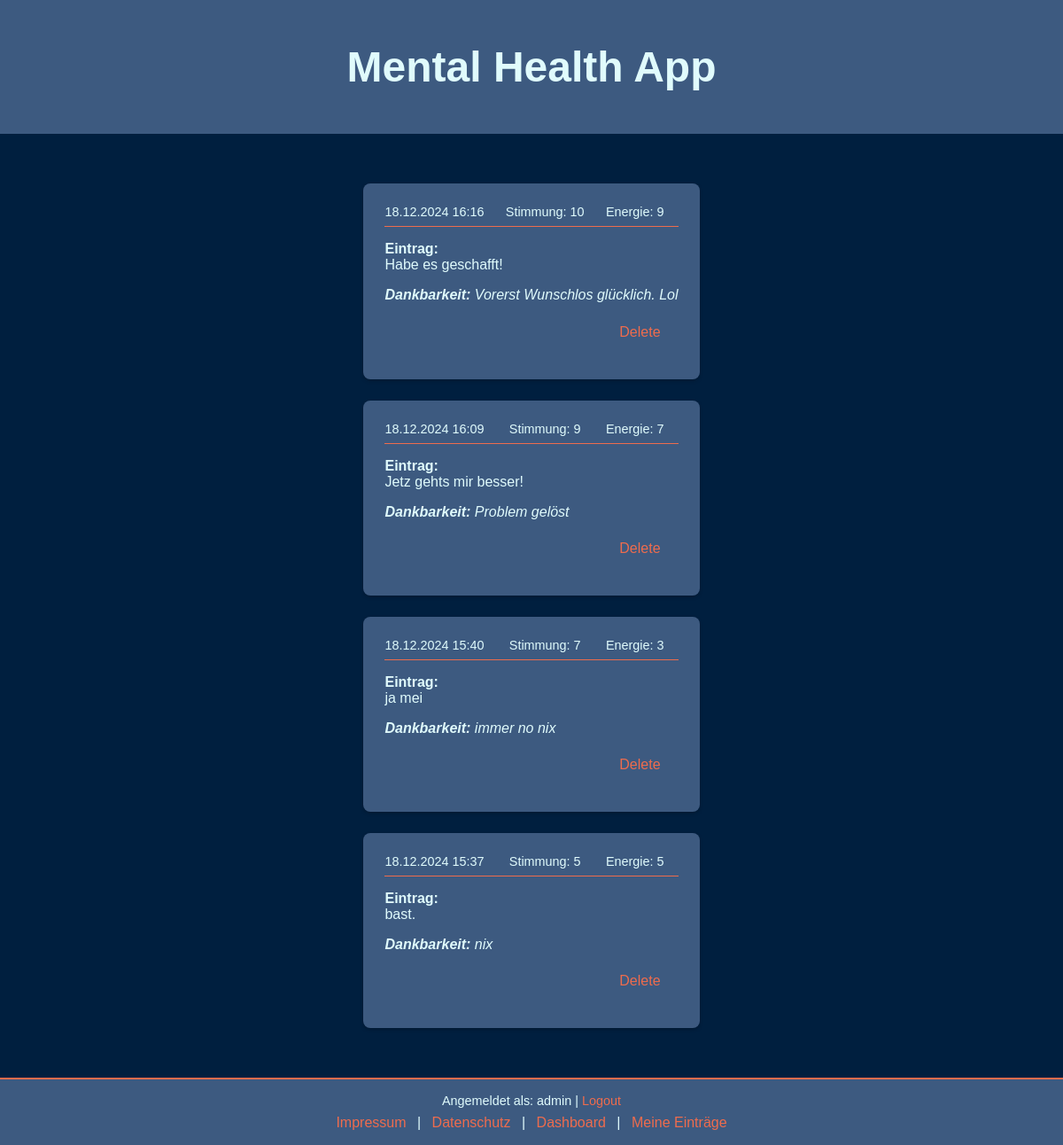
Page /journal_entries (signed in) on the committed database.
### app.py (models this page shows)
class JournalEntry(db.Model):
    id = db.Column(db.Integer, primary_key=True)
    user_id = db.Column(db.Integer, db.ForeignKey('user.id'), nullable=False)
    entry = db.Column(db.Text, nullable=False)
    mood = db.Column(db.Integer, nullable=True)  # Stimmung als Zahl (1-10)
    energy = db.Column(db.Integer, nullable=True)  # Energielevel als Zahl (1-10)
    gratitude = db.Column(db.String(255), nullable=True)  # Optionales Feld für Dankbarkeit
    created_at = db.Column(db.DateTime, default=db.func.current_timestamp())
    user = db.relationship('User', backref=db.backref('journal_entries', lazy=True))

class User(UserMixin, db.Model):
    id = db.Column(db.Integer, primary_key=True)
    username = db.Column(db.String(80), unique=True, nullable=False)
    email = db.Column(db.String(120), unique=True, nullable=False)
    password = db.Column(db.String(200), nullable=False)

### app.py (the view)
@app.route("/journal_entries")
@login_required
def journal_entries():
    entries = JournalEntry.query.filter_by(user_id=current_user.id).order_by(JournalEntry.created_at.desc()).all()
    return render_template("journal_entries.html", entries=entries)

### app.py (called while the page is built)
@login_manager.user_loader
def load_user(user_id):
    return User.query.get(int(user_id))

### templates/journal_entries.html (shortened to what this page needs)
{% extends "header.html" %}  {% block content %}
<main>
  {% if entries %}
  <ul class="entry-list">
    {% for entry in entries %}
    <li class="entry">
      <div class="entry-header">
        <span class="entry-date"
          >{{ entry.created_at.strftime('%d.%m.%Y %H:%M') }}</span
        >
        <span class="entry-mood">Stimmung: {{ entry.mood }}</span>
        <span class="entry-energy">Energie: {{ entry.energy }}</span>
      </div>
      <div class="entry-content">
        <p><strong>Eintrag:</strong></p>
        <p>{{ entry.entry }}</p>
      </div>
      {% if entry.gratitude %}
      <div class="entry-gratitude">
        <p><strong>Dankbarkeit:</strong> {{ entry.gratitude }}</p>
      </div>
      {% endif %}
      <form
        method="POST"
        action="{{ url_for('delete_entry', entry_id=entry.id) }}"
        class="delete-form"
      >
        <button type="submit" class="delete-button">Delete</button>
      </form>
    </li>
    {% endfor %}
  </ul>
  {% else %}
  <p>Du hast noch keine Tagebucheinträge erstellt.</p>
  {% endif %}
</main>
{% endblock %}

### templates/header.html (shortened to what this page needs)
<!DOCTYPE html>
<html lang="en">
  <head>
    <link
      rel="stylesheet"
      href="{{ url_for('static', filename='css/styles.css') }}"
    />
  </head>
  <body>
    <header>
      <h1>Mental Health App</h1>
    </header>
    {% block content %}{% endblock %}
    <footer>
      <div class="user-info">
        {% if current_user.is_authenticated %} Angemeldet als: {{
        current_user.username }} |
        <a href="{{ url_for('logout') }}">Logout</a>
        {% else %} Nicht angemeldet {% endif %}
      </div>
      <div class="links">
        <a href="/impressum">Impressum</a> |
        <a href="/datenschutz">Datenschutz</a>
        {% if current_user.is_authenticated %} |
        <a href="{{ url_for('dashboard') }}">Dashboard</a> |
        <a href="{{ url_for('journal_entries') }}">Meine Einträge</a>
        {% endif %}
      </div>
    </footer>
  </body>
</html>

### static/css/styles.css (style rules this page uses)
:root { --blau-dunkel: #001f3f; --graublau: #3d5a80; --kontrast: #ee6c4d; --text-hell: #e0fbfc; }
html, body { height: 100%; margin: 0; font-family: Arial, sans-serif; display: flex; flex-direction: column; background-color: var(--blau-dunkel); color: var(--text-hell); }
header { background-color: var(--graublau); padding: 1rem; text-align: center; color: var(--text-hell); font-size: 1.5rem; flex-shrink: 0; }
main { flex: 1; display: flex; justify-content: center; align-items: center; padding: 1rem; }
footer { background-color: var(--graublau); color: var(--text-hell); text-align: center; padding: 1rem 0; border-top: 2px solid var(--kontrast); flex-shrink: 0; }
footer .user-info { margin-bottom: 0.5rem; font-size: 0.9rem; }
footer .links a { color: var(--kontrast); margin: 0 0.5rem; text-decoration: none; }
a { color: var(--kontrast); text-decoration: none; }
button { padding: 10px 20px; margin: 10px 0; font-size: 1rem; color: var(--text-hell); background-color: var(--graublau); border: none; border-radius: 5px; cursor: pointer; transition: background-color 0.2s ease-in-out; }
.entry-list { list-style-type: none; padding: 0; }
.entry { background-color: var(--graublau); color: var(--text-hell); margin: 1.5rem auto; padding: 1.5rem; border-radius: 8px; box-shadow: 0 2px 4px rgba(0, 0, 0, 0.2); }
.entry-header { display: flex; justify-content: space-between; border-bottom: 1px solid var(--kontrast); padding-bottom: 0.5rem; margin-bottom: 1rem; font-size: 0.9rem; }
.entry-header span { margin-right: 1rem; }
.entry-content p { margin: 0.5rem 0; }
.entry-gratitude { margin-top: 1rem; font-style: italic; color: var(--kontrast); }
.entry-gratitude p { color: var(--text-hell); margin: 0.5rem 0; }
.entry p { margin: 0; }
.delete-form { text-align: right; margin-top: 0.2rem; }
.delete-button { background: none; border: none; color: var(--kontrast); font-size: 1rem; cursor: pointer; transition: color 0.1s ease-in-out; }

### rows in the picture
JournalEntry: created_at "18.12.2024 16:16", mood "10", energy "9", entry "Habe es geschafft!", gratitude "Vorerst Wunschlos glücklich. Lol"
JournalEntry: created_at "18.12.2024 16:09", mood "9", energy "7", entry "Jetz gehts mir besser!", gratitude "Problem gelöst"
JournalEntry: created_at "18.12.2024 15:40", mood "7", energy "3", entry "ja mei", gratitude "immer no nix"
JournalEntry: created_at "18.12.2024 15:37", mood "5", energy "5", entry "bast.", gratitude "nix"
User: username "admin"
